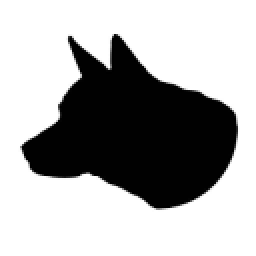
#> input picture Perro-128.png, 128 x 128 px (shown 2 times larger)
$ python -i Cadenas.py   (imports and definitions only)
#> lines starting #> are read from the running program, lines starting #| are printed output that depends on the picture; after the words box and inside, x2 and y2 are one past the last pixel; in counts of white or black regions, pixels touching at a corner belong together
from collections import Counter
import cv2
import numpy as np
import CodeF8, CodeF4, CodeVCC, CodeAF8, Code3OT, CodeAAF8

def encontrar_contorno(img):
    # Cargar la imagen
#> called with img = 'Perro-128.png'
    imagen = cv2.imread(img)
#> imagen is the input picture: shape (128, 128, 3); min 0, max 255, mean 171.6

    # Convertir a escala de grises y binarizar
    imagen_grises = cv2.cvtColor(imagen, cv2.COLOR_BGR2GRAY)
    _, imagen_binaria = cv2.threshold(imagen_grises, 127, 255, cv2.THRESH_BINARY)
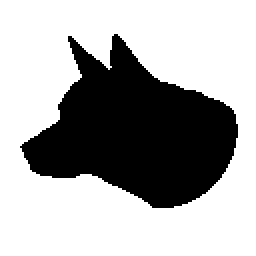
#> imagen_binaria: shape (128, 128) (shown 2 times larger); 67.1% white; 1 black region

    # Encontrar contornos
    contornos, _ = cv2.findContours(imagen_binaria, cv2.RETR_TREE, cv2.CHAIN_APPROX_NONE)
#> contornos = 2 contours; box (x1, y1, x2, y2) and area: (0, 0, 128, 128) 16129, (9, 16, 120, 105) 5538
    contornos_concatenados = [np.concatenate(contornos[1:])]
#> contornos_concatenados = 1 contour; box (x1, y1, x2, y2) and area: (9, 16, 120, 105) 5538

    return contornos_concatenados, contornos, imagen_grises

# [47 lines left out: function codigos, not called in this run]

>>> result = encontrar_contorno('Perro-128.png')
